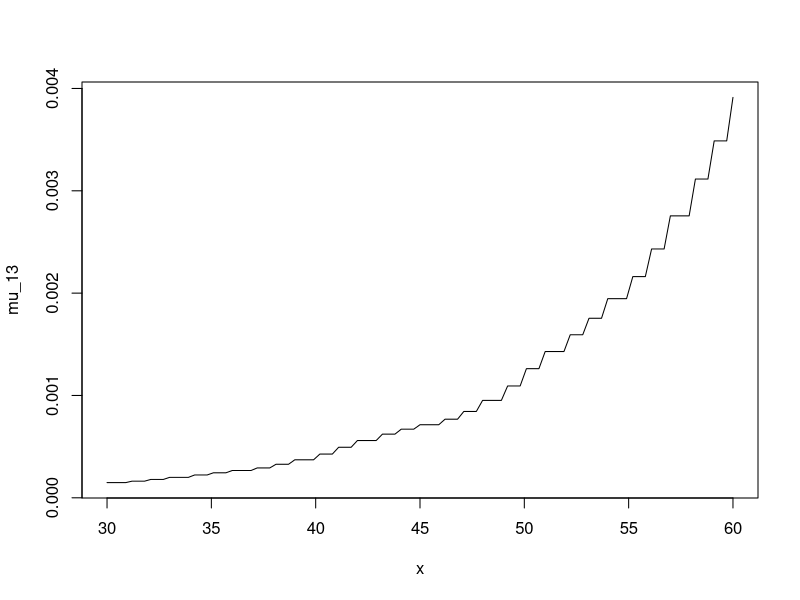
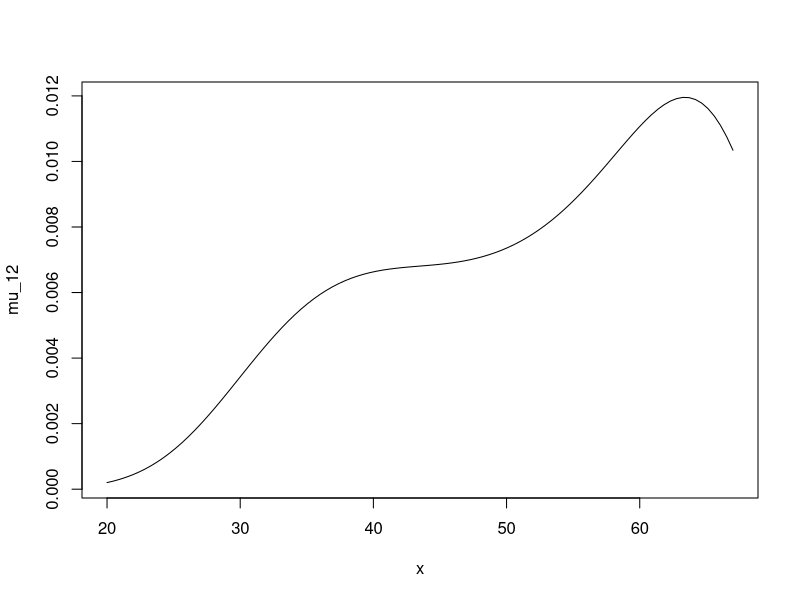
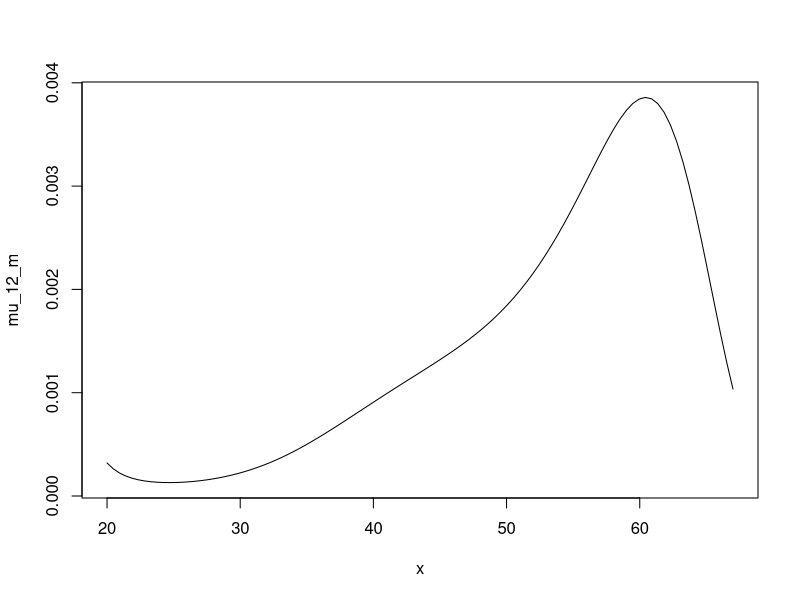

Reproduce these figures in R, in order. (Note: this script raises an error after producing the figures.)
##############################################
##                 Priser                   ##
##############################################

t_0 <- 40
t_slut <- 67
h <- 1/12  # En måned som trinlængde
w <- 0 #start varrighed
eps <- 1 #dækningsperioden


#------------- Intensiteter ------------------
library("readxl")
levetidbench <- read_excel("Benchmark_doedelighed2022_010224.xlsx")
mu_13 <- function (t){levetidbench$Kvinder[t+1]}

mu_12 <-function(t,z){0.01034251*(t>67)+exp(-22.93861+0.8512794751*t+0.007038620628*t^2-0.001014142721*t^3+1.910555732* 10^(-5)*t^4-1.112835873* 10^(-7)*t^5)*(t<=67)}

mu_12_m <-function(t,z){0.0009687435*(t>67) +(exp(72.53851-10.66927*t+0.53371*t^{2}-0.012798*t^3+1.4922*10^{-4}*t^{4}-6.8007*10^{-7}*t^5))*(t<=67)}


plot(mu_13,xlim=c(30,60))
plot(mu_12,xlim=c(20,67))
plot(mu_12_m,xlim=c(20,67))

#tjek lige om det er for mænd

reserve_DI <- sum(integrand2[1:12])
reserve_DI_simple <- sum(integrand[1:12])

#---------------- mu_ACDI --------------------

t_values <- seq(t_0, t_0+eps, by = h)

mu_ACDI_vector <- sapply(t_values, mu_12)
#mu_ACDE_vector <- sapply(t_values, mu_13)


#------------- exp(-int mu)-------------------
int <- function(t) {
  mu_12(t)+mu_13(t)
}

# Opret en sekvens af t og z værdier med trin h = 1/12 (månedlige trin)
t_values <- seq(t_0, t_0+eps, by = h)

# Initialiser en vektor til at gemme resultaterne og den akkumulerede sum
results <- numeric(length(t_values))
accumulated_sum <- 0

# Start første trin ved at evaluere ved første t og z
t_lower <- t_values[1]

# Loop over de resterende værdier af t og z, og akkumuler kun det nye inkrement
for (i in 2:length(t_values)) {
  t_upper <- t_values[i]
  
  # Integrer kun over det lille interval fra forrige til nuværende step
  increment <- int(t_upper) * h
  
  # Læg inkrementet til den akkumulerede sum
  accumulated_sum <- accumulated_sum + increment
  results[i] <- accumulated_sum
}

p_12_vektor <- exp(-results)

#------------- exp(-int r)-------------------
library("readxl")
rentekurve<-read_excel("Rentekurven_020124.xlsx")
years <- 1:120  # Hvis din dataframe har data op til 10 år. Udvid hvis nødvendigt.
rates <- as.numeric(rentekurve[1, 2:(length(years) + 1)])/100 # Ekstraher renteværdierne fra rækken og divider med 100 for at få det i procent

#approximere lineært mellem punkterne i rentekurven 
r <- approxfun(years, rates, method = "linear", rule = 2)

#Simple produkt
discount <- function(s) {
  integral <- integrate(function(tau) r(tau), lower = 0, upper = s)$value
  return(exp(-integral))
} 

# Generér en sekvens af tidspunkter fra 0 til t_slut - t_0 med intervaller på h
s_sequence <- seq(0, eps, h)

# Anvend discount-funktionen på hver værdi i s_sequence
discount_vector <- sapply(s_sequence, discount)



#------------- Priser -------------------
sum(discount_vector*p_12_vektor*reserve_DI*mu_ACDI_vector)



